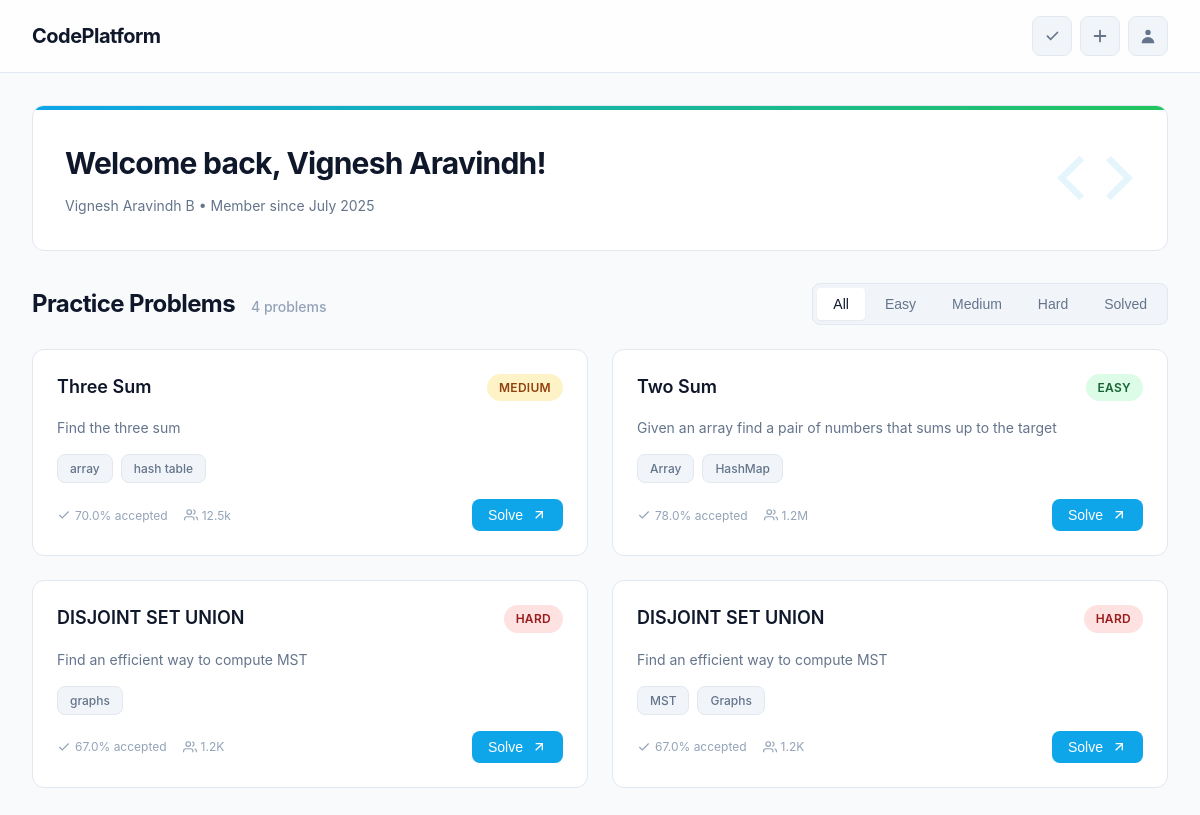
Page /home/14/problems (signed in) on the earlier database version.
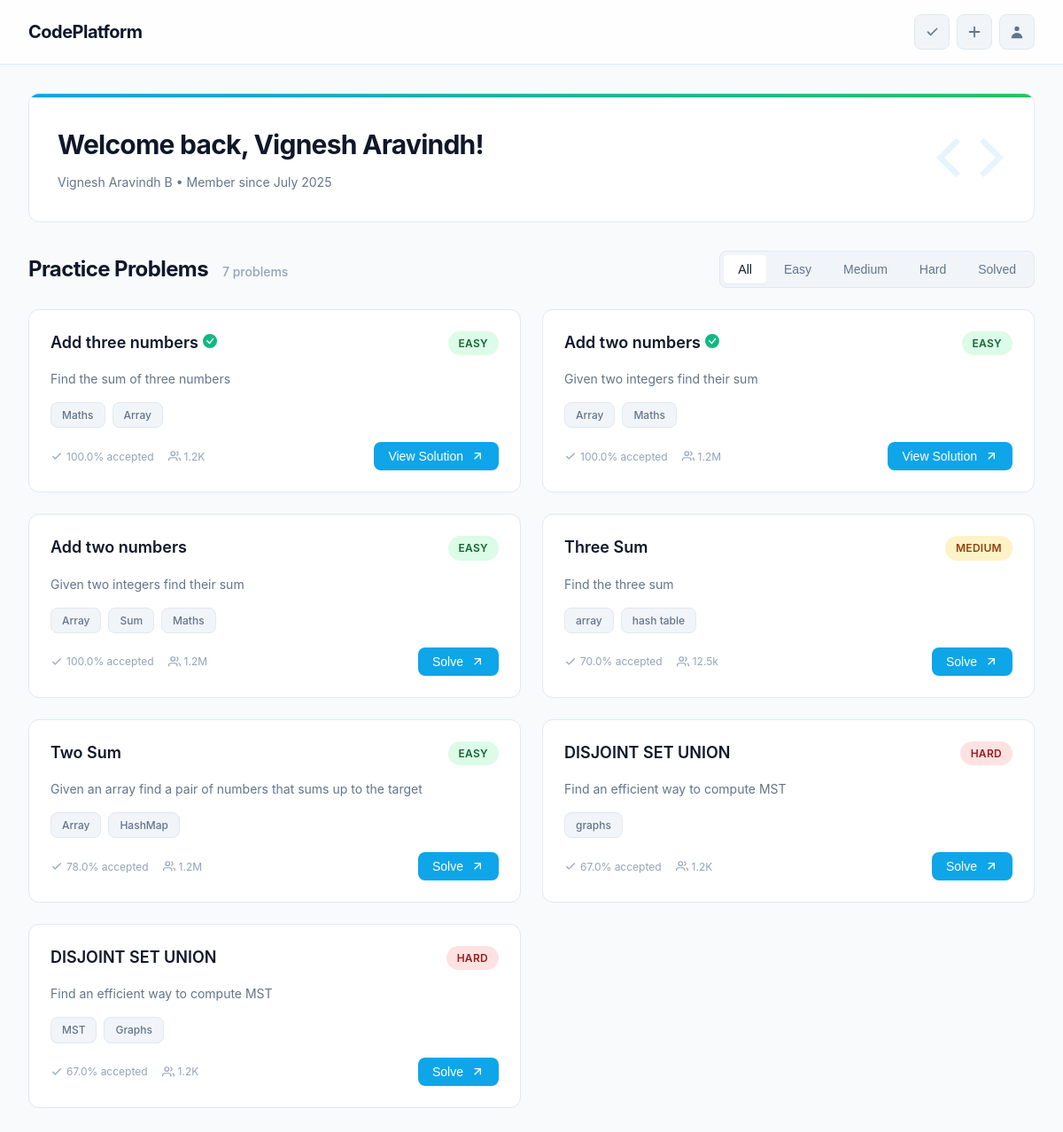
Same page on the later database version.
### registration/models.py (models this page shows, shortened)
class User(AbstractBaseUser, PermissionsMixin):
    firstname = models.CharField(max_length=20)
    lastname = models.CharField(max_length=20)
    registration_time = models.DateTimeField(auto_now_add=True)
    email = models.EmailField(unique=True)
    password = models.CharField(max_length=128, validators=[MinLengthValidator(7)])
    join_date = models.DateTimeField(auto_now_add=True)
    last_login = models.DateTimeField(null=True, blank=True)
    profile_photo = models.ImageField(upload_to='profile_photos/', blank=True, null=True)
    is_community_user = models.BooleanField(default=False)
    is_approved = models.BooleanField(default=False)  # Only relevant if is_community_user is True
    is_active = models.BooleanField(default=True)
    is_staff = models.BooleanField(default=False)
    objects = UserManager()
    USERNAME_FIELD = 'email'
    REQUIRED_FIELDS = ['firstname', 'lastname']  # ✅ Add this

### problems/models.py (models this page shows, shortened)
class Problem(models.Model):
    DIFFICULTY_CHOICES = [
        ('Easy', 'Easy'),
        ('Medium', 'Medium'),
        ('Hard', 'Hard'),
    ]
    title = models.CharField(max_length=200)
    difficulty = models.CharField(max_length=20, choices=DIFFICULTY_CHOICES)
    description = models.TextField()
    tags = models.CharField(max_length=500, blank=True)  # Comma-separated
    languages = models.CharField(max_length=200, blank=True)  # Comma-separated
    acceptance_rate = models.DecimalField(max_digits=5, decimal_places=1, null=True, blank=True)
    submissions = models.CharField(max_length=50, blank=True)
    created_at = models.DateTimeField(auto_now_add=True)
    updated_at = models.DateTimeField(auto_now=True)
    examples = models.TextField(blank=True)  # Store as JSON or formatted text
    constraints = models.TextField(blank=True)
    follow_up = models.TextField(blank=True)
    python_template = models.TextField(blank=True)
    javascript_template = models.TextField(blank=True)
    java_template = models.TextField(blank=True)
    cpp_template = models.TextField(blank=True)
    c_template = models.TextField(blank=True)
    def get_tags_list(self):
        return [tag.strip() for tag in self.tags.split(',') if tag.strip()]
    class Meta:
        ordering = ['-created_at']

### problems/views.py (the view)
# urls.py: path('home/<int:id>/problems', render_problemspage, name = "problems-page"),
@login_required(login_url='login')
@never_cache
def render_problemspage(request, id):
    user = get_object_or_404(User, id=id)
    problems = Problem.objects.all()
    try:
        solved_problem_ids = Submission.objects.filter(
            user=user,
            verdict='Accepted'  # Adjust this based on your status choices
        ).values_list('problem_id', flat=True).distinct()
        solved_problem_ids = list(solved_problem_ids)
    except:
        solved_problem_ids = []
    print(solved_problem_ids)
    return render(request, "problems.html", {
        'user': user,
        'problems': problems,
        'solved_problem_ids': solved_problem_ids,
    })

### problems/templates/problems.html (shortened to what this page needs)
<!DOCTYPE html>
{% load static %}
<html lang="en">
<head>
    <link rel="stylesheet" href="{% static 'problems/style-new.css' %}">
</head>
<body>
    <nav class="navbar">
        <div class="nav-container">
            <a href="#" class="logo">CodePlatform</a>
            <div class="nav-icons">
                {% if user.is_superuser %}
                    <a href="{%url 'approve-users'%}" class="nav-icon" title="Approved">
                        <svg fill="currentColor" width="20" height="20" viewBox="0 0 20 20">
                            <path fill-rule="evenodd" d="M16.707 5.293a1 1 0 010 1.414L8.414 15l-4.121-4.121a1 1 0 111.414-1.414L8.414 12.586l7.293-7.293a1 1 0 011.414 0z" clip-rule="evenodd"/>
                        </svg>
                    </a>
                {% endif %}
                <a href="{% url 'add_problem' user.id %}" class="nav-icon" title="Add Problem">
                    <svg fill="currentColor" viewBox="0 0 20 20">
                        <path fill-rule="evenodd" d="M10 3a1 1 0 011 1v5h5a1 1 0 110 2h-5v5a1 1 0 11-2 0v-5H4a1 1 0 110-2h5V4a1 1 0 011-1z" clip-rule="evenodd"/>
                    </svg>
                </a>
                <a href="{% url 'user-details' user.id %}" class="nav-icon" title="Profile">
                    <svg fill="currentColor" viewBox="0 0 20 20">
                        <path fill-rule="evenodd" d="M10 9a3 3 0 100-6 3 3 0 000 6zm-7 9a7 7 0 1114 0H3z" clip-rule="evenodd"/>
                    </svg>
                </a>
            </div>
        </div>
    </nav>
    <div class="container">
        <div class="welcome-section">
            <div class="welcome-content">
                <h1>Welcome back, {{user.firstname}}!</h1>
                <p class="user-info">{{user.firstname}} {{user.lastname}} • Member since {{user.join_date|date:"F Y"}}</p>
            </div>
            <div class="welcome-visual">
                <div class="code-icon">
                    <svg viewBox="0 0 24 24" fill="none" stroke="currentColor" stroke-width="2">
                        <polyline points="16,18 22,12 16,6"></polyline>
                        <polyline points="8,6 2,12 8,18"></polyline>
                    </svg>
                </div>
            </div>
        </div>
        <div class="section-header">
            <div class="header-content">
                <h2 class="section-title">Practice Problems</h2>
                <span class="problem-count">{{ problems|length }} problems</span>
            </div>
            <div class="filter-tabs">
                <button class="tab active" data-filter="all">All</button>
                <button class="tab" data-filter="Easy">Easy</button>
                <button class="tab" data-filter="Medium">Medium</button>
                <button class="tab" data-filter="Hard">Hard</button>
                <button class="tab" data-filter="solved">Solved</button>
            </div>
        </div>
        <div class="problems-container">
            {% for problem in problems %}
                <div class="problem-card" data-difficulty="{{ problem.difficulty }}" data-problem-id="{{ problem.id }}" data-solved="{% if problem.id in solved_problem_ids %}true{% else %}false{% endif %}">
                    <div class="card-header">
                        <h3 class="problem-title">
                            {{ problem.title }}
                            {% if problem.id in solved_problem_ids %}
                                <span class="status-solved">
                                    <svg width="16" height="16" fill="#10b981" viewBox="0 0 16 16">
                                        <path d="M16 8A8 8 0 1 1 0 8a8 8 0 0 1 16 0zm-3.97-3.03a.75.75 0 0 0-1.08.022L7.477 9.417 5.384 7.323a.75.75 0 0 0-1.06 1.061L6.97 11.03a.75.75 0 0 0 1.079-.02l3.992-4.99a.75.75 0 0 0-.01-1.05z"/>
                                    </svg>
                                </span>
                            {% endif %}
                        </h3>
                        <span class="difficulty-badge difficulty-{{ problem.difficulty|lower }}">{{ problem.difficulty }}</span>
                    </div>
                    <p class="problem-description">
                        {{ problem.description|truncatewords:25 }}
                    </p>
                    {% if problem.get_tags_list %}
                        <div class="problem-tags">
                            {% for tag in problem.get_tags_list %}
                                <span class="tag">{{ tag }}</span>
                            {% endfor %}
                        </div>
                    {% endif %}
                    <div class="card-footer">
                        <div class="problem-stats">
                            {% if problem.acceptance_rate %}
                                <span class="stat">
                                    <svg viewBox="0 0 24 24" fill="none" stroke="currentColor" stroke-width="2">
                                        <polyline points="20,6 9,17 4,12"></polyline>
                                    </svg>
                                    {{ problem.acceptance_rate }}% accepted
                                </span>
                            {% endif %}
                            {% if problem.submissions %}
                                <span class="stat">
                                    <svg viewBox="0 0 24 24" fill="none" stroke="currentColor" stroke-width="2">
                                        <path d="M17 21v-2a4 4 0 0 0-4-4H5a4 4 0 0 0-4 4v2"></path>
                                        <circle cx="9" cy="7" r="4"></circle>
                                        <path d="M23 21v-2a4 4 0 0 0-3-3.87"></path>
                                        <path d="M16 3.13a4 4 0 0 1 0 7.75"></path>
                                    </svg>
                                    {{ problem.submissions }}
                                </span>
                            {% endif %}
                        </div>
                        <button class="solve-btn" data-problem-id="{{ problem.id }}">
                            <span>{% if problem.id in solved_problem_ids %}View Solution{% else %}Solve{% endif %}</span>
                            <svg viewBox="0 0 24 24" fill="none" stroke="currentColor" stroke-width="2">
                                <line x1="7" y1="17" x2="17" y2="7"></line>
                                <polyline points="7,7 17,7 17,17"></polyline>
                            </svg>
                        </button>
                    </div>
                </div>
            {% endfor %}
        </div>
    </div>
</body>
</html>

Differences in the rows shown:
added Problem: title "Add three numbers", difficulty "EASY", description "Find the sum of three numbers", get_tags_list "Maths" "Array", acceptance_rate "100.0", submissions "1.2K", shows "View Solution"
added Problem: title "Add two numbers", difficulty "EASY", description "Given two integers find their sum", get_tags_list "Array" "Maths", acceptance_rate "100.0", submissions "1.2M", shows "View Solution"
added Problem: title "Add two numbers", difficulty "EASY", description "Given two integers find their sum", get_tags_list "Array" "Sum" "Maths", acceptance_rate "100.0", submissions "1.2M", shows "Solve"
Other differences:
text written by a page script: "4 problems" → "7 problems"
